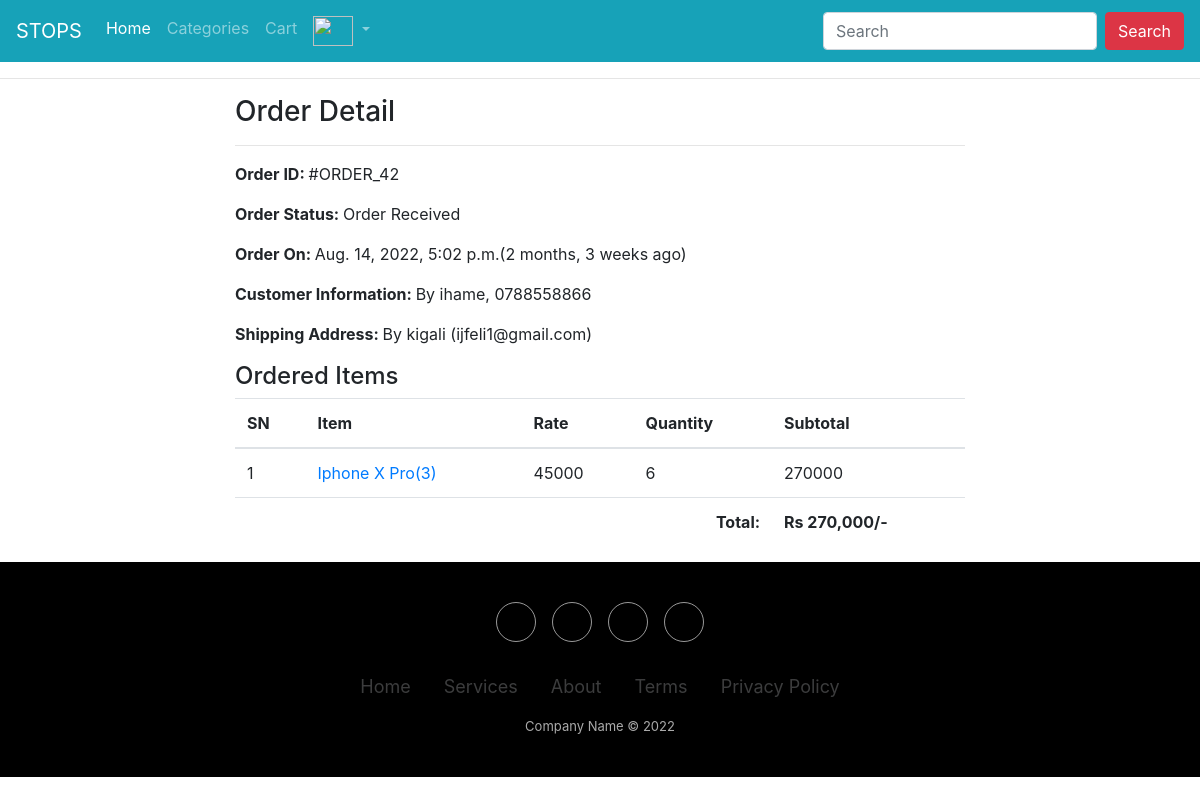
The page /profile/order-42/ (signed in) on the database as committed earlier.
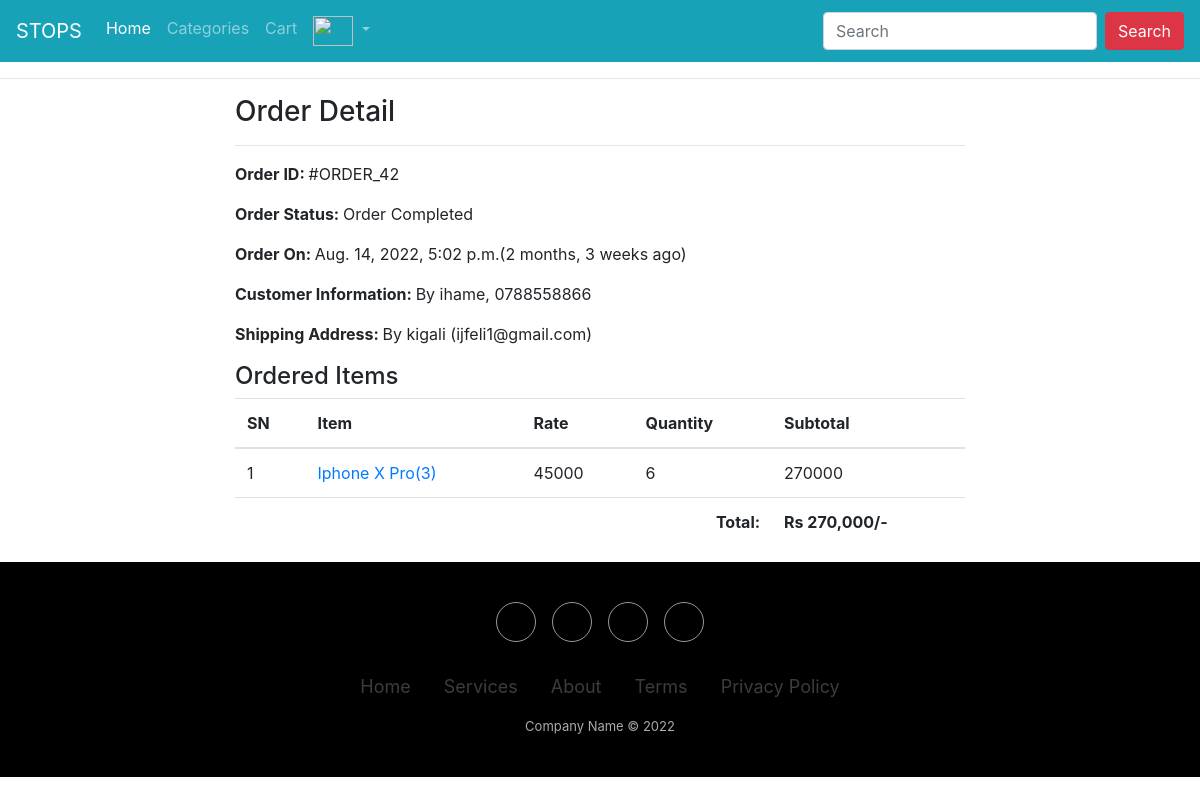
The same page on the database as committed later.
### ecomapp/models.py (models this page shows, shortened)
class Order(models.Model):
    cart = models.OneToOneField(Cart, on_delete=models.CASCADE)
    ordered_by = models.CharField(max_length=200)
    shipping_address = models.CharField(max_length=200)
    mobile = models.CharField(max_length=10)
    email = models.EmailField(null=True, blank=True)
    subtotal = models.PositiveIntegerField()
    discount = models.PositiveIntegerField()
    total = models.PositiveIntegerField()
    order_status = models.CharField(max_length=50, choices=ORDER_STATUS)
    created_at = models.DateTimeField(auto_now_add=True)
    payment_method = models.CharField(
        max_length=20, choices=METHOD, default="Cash On Delivery")
    payment_completed = models.BooleanField(
        default=False, null=True, blank=True)

### ecomapp/views.py (the view)
# urls.py: path("profile/order-<int:pk>/", CustomerOrderDetailView.as_view(),
class CustomerOrderDetailView(DetailView):
    template_name = "customerorderdetail.html"
    model = Order
    context_object_name = "ord_obj"
    def dispatch(self, request, *args, **kwargs):
        if request.user.is_authenticated and Customer.objects.filter(user=request.user).exists():
            order_id = self.kwargs["pk"]
            order = Order.objects.get(id=order_id)
            if request.user.customer != order.cart.customer:
                return redirect("ecomapp:customerprofile")
        else:
            return redirect("/login/?next=/profile/")
        return super().dispatch(request, *args, **kwargs)

### templates/customerorderdetail.html (shortened to what this page needs)
{% extends "base1.html" %}
{% load humanize %}
{% block content %}
<div class="container">
    <div class="row">
        <div class="col-md-8 mx-auto">
            <h3>Order Detail</h3><hr>
            <p><span class="font-weight-bold">Order ID: </span> #ORDER_{{ord_obj.id}}</p>
            <p><span class="font-weight-bold">Order Status: </span> {{ord_obj.order_status}}</p>
            <p><span class="font-weight-bold">Order On: </span> {{ord_obj.created_at}}({{ord_obj.created_at|timesince}} ago)</p>
            <p><span class="font-weight-bold">Customer Information: </span> By {{ord_obj.ordered_by}}, {{ord_obj.mobile}}</p>
            <p><span class="font-weight-bold">Shipping Address: </span> By {{ord_obj.shipping_address}} ({{ord_obj.email}})</p>
            <h4>Ordered Items</h4>
            <table class="table">
                <thead>
                    <tr>
                        <th>SN</th>
                        <th>Item</th>
                        <th>Rate</th>
                        <th>Quantity</th>
                        <th>Subtotal</th>
                    </tr>
                </thead>
                <tbody>
                    {% for cp in ord_obj.cart.cartproduct_set.all %}
                    <tr>
                        <td>{{forloop.counter}}</td>
                        <td><a target="_blank" href="{% url 'ecomapp:productdetail' cp.product.slug %}">{{cp.product.title}}({{cp.product.id}})</a></td>
                        <td>{{cp.rate}}</td>
                        <td>{{cp.quantity}}</td>
                        <td>{{cp.subtotal}}</td>
                    </tr>
                    {% endfor %}
                    <tr>
                        <th colspan="4" class="text-right">Total: </th>
                        <th>Rs {{ord_obj.total|intcomma}}/-</th>
                    </tr>
                </tbody>
            </table>
        </div>
    </div>
</div>
{% endblock %}

Rows that differ between the two databases and show on the page:
changed Order "ihame": order_status "Order Received" → "Order Completed"
